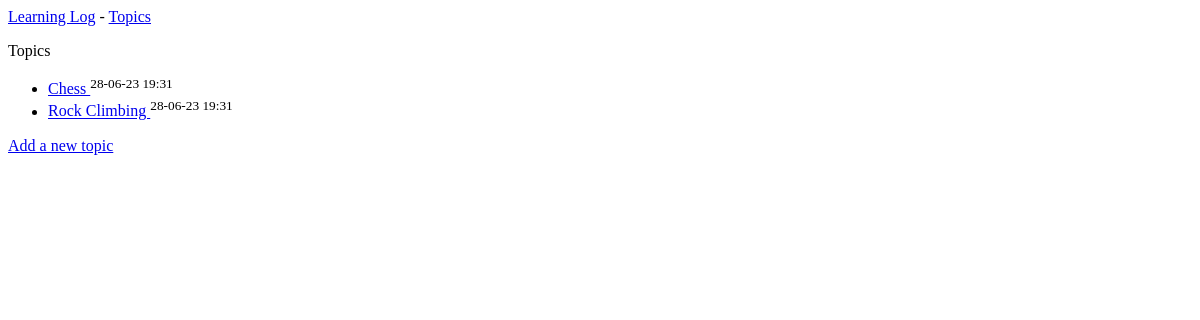
/topics/, run on an earlier commit of the app's database.
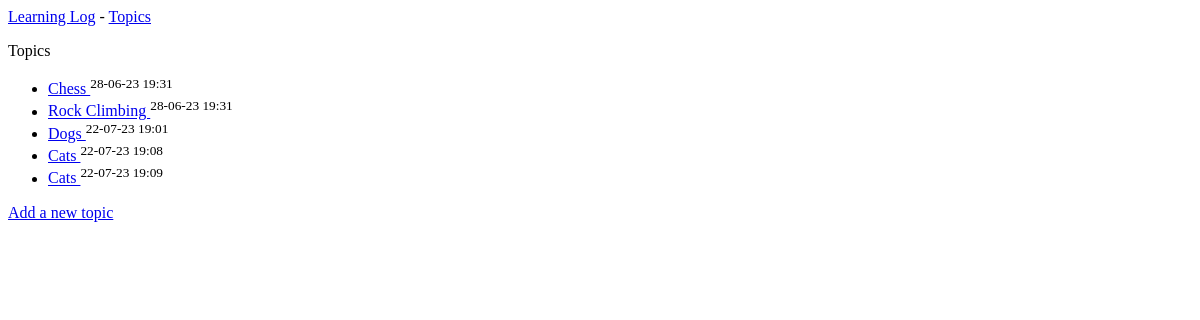
And on a later commit of the database.
### learning_logs/models.py (models this page shows, shortened)
class Topic(models.Model):
    text = models.CharField(max_length=200)
    date_added = models.DateTimeField(auto_now_add=True)

### learning_logs/views.py (the view)
# urls.py: path("topics/", views.topics, name="topics"),
def topics(request):
    topics = Topic.objects.order_by("date_added")
    context = {"topics": topics}
    return render(request, "learning_logs/topics.html", context)

### learning_logs/templates/learning_logs/topics.html
{% extends 'learning_logs/base.html' %}
{% block content %}
  <p>Topics</p>
  <ul>
    {% for topic in topics %}
      <li>
        <a href="{% url 'learning_logs:topic' topic.id %}">
          {{topic.text}}
        </a>
        <sup> {{topic.date_added|date:'d-m-y H:i'}}</sup>
    </li>
    {% empty %}
      <li>No topics have been added</li>
    {% endfor %}
  </ul>
  <a href="{% url 'learning_logs:new_topic' %}">Add a new topic </a>
{% endblock content %}

### learning_logs/templates/learning_logs/base.html
<p>
    <a href="{% url 'learning_logs:index'%}">Learning Log</a> -
    <a href="{% url 'learning_logs:topics'%}">Topics</a>
</p>
{% block content %} {% endblock content %}

What changed in the data, as far as the page shows it:
added Topic: text "Dogs", date_added "22-07-23 19:01"
added Topic: text "Cats", date_added "22-07-23 19:08"
added Topic: text "Cats", date_added "22-07-23 19:09"
